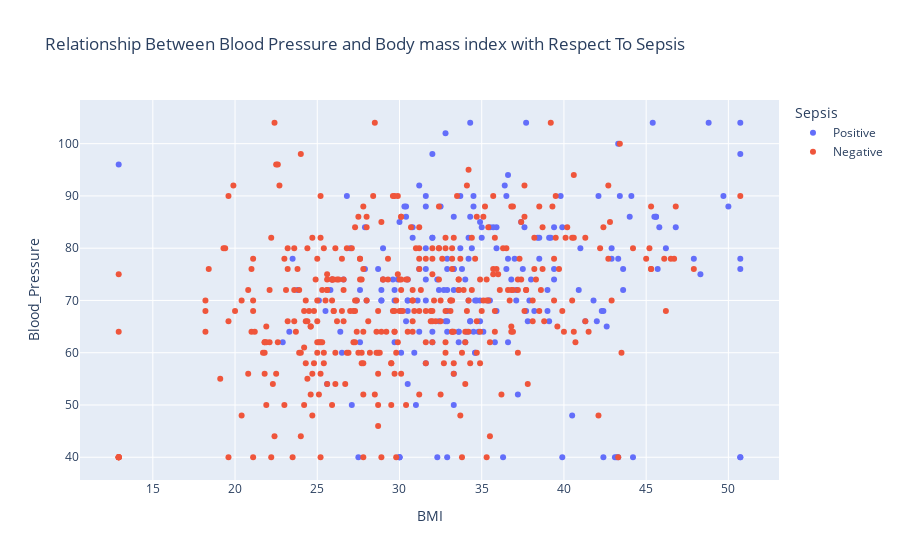

The notebook cell saved with this chart:
### Markdown cell above
- Relationship Between Blood Pressure and Body mass index with Respect To Sepsis

### Code cell
fig_3=px.scatter(train, x="BMI", y= "Blood_Pressure",color= "Sepsis", 
                 title= "Relationship Between Blood Pressure and Body mass index with Respect To Sepsis")

iplot(fig_3)

### Figure 1 — Plotly figure (JSON) as saved in the notebook; plotly's stock layout.template omitted (floating-point values rounded to 4 significant figures; data arrays with more than 128 entries replaced by an {"elided": "..."} marker saying what was removed)
{"data": [{"hovertemplate": "Sepsis=Positive<br>BMI=%{x}<br>Blood_Pressure=%{y}<extra></extra>", "legendgroup": "Positive", "marker": {"color": "#636efa", "symbol": "circle"}, "mode": "markers", "name": "Positive", "orientation": "v", "showlegend": true, "type": "scatter", "x": {"elided": "208 float values"}, "xaxis": "x", "y": {"elided": "208 int values"}, "yaxis": "y"}, {"hovertemplate": "Sepsis=Negative<br>BMI=%{x}<br>Blood_Pressure=%{y}<extra></extra>", "legendgroup": "Negative", "marker": {"color": "#EF553B", "symbol": "circle"}, "mode": "markers", "name": "Negative", "orientation": "v", "showlegend": true, "type": "scatter", "x": {"elided": "391 float values"}, "xaxis": "x", "y": {"elided": "391 int values"}, "yaxis": "y"}], "layout": {"legend": {"title": {"text": "Sepsis"}, "tracegroupgap": 0}, "title": {"text": "Relationship Between Blood Pressure and Body mass index with Respect To Sepsis"}, "xaxis": {"anchor": "y", "domain": [0, 1], "title": {"text": "BMI"}}, "yaxis": {"anchor": "x", "domain": [0, 1], "title": {"text": "Blood_Pressure"}}}}
